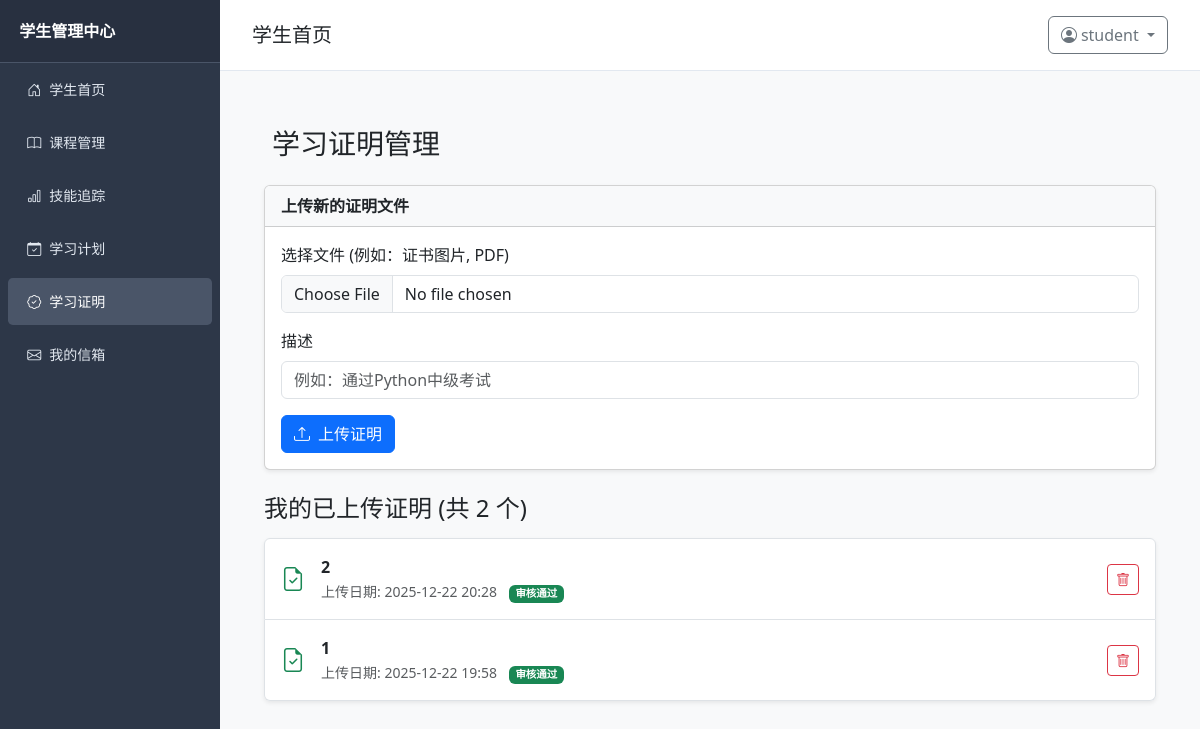
The app's page /student/certificates (signed in) with its own data.
### models.py (models this page shows, shortened)
class User(UserMixin, db.Model):
    __tablename__ = 'user'
    id = db.Column(db.Integer, primary_key=True)
    username = db.Column(db.String(50), unique=True, nullable=False)
    role = db.Column(db.SmallInteger, default=0)  # 0=学生, 1=教师, 2=管理员
    create_time = db.Column(db.DateTime, default=datetime.now)
    password_hash = db.Column(db.String(128))
    teacher_info = db.relationship('Teacher', backref='user', uselist=False, lazy=True, cascade="all, delete-orphan")

class Certificate(db.Model):
    __tablename__ = 'certificate'
    id = db.Column(db.Integer, primary_key=True)
    user_id = db.Column(db.Integer, db.ForeignKey('user.id'), nullable=False)
    description = db.Column(db.String(255))
    filename = db.Column(db.String(255), nullable=False)
    file_path = db.Column(db.String(255), nullable=False)
    upload_time = db.Column(db.DateTime, default=datetime.utcnow)
    status = db.Column(db.Integer, default=0, nullable=False)  # 0=待审核, 1=已通过, 2=未通过
    reviewer_id = db.Column(db.Integer, db.ForeignKey('user.id'), nullable=True)
    review_time = db.Column(db.DateTime, nullable=True)
    review_notes = db.Column(db.Text, nullable=True)
    user = db.relationship('User', foreign_keys=[user_id],
                           backref=db.backref('certificates', lazy=True, cascade="all, delete-orphan"))
    reviewer = db.relationship('User', foreign_keys=[reviewer_id],
                               backref=db.backref('reviewed_certificates', lazy=True))
    __table_args__ = {'extend_existing': True}

### routes/student.py (the view)
@student_bp.route('/student/certificates')
@login_required
def certificate_management():
    if current_user.role != 0:
        return redirect(url_for('admin.admin_index'))
    certificates = Certificate.query.filter_by(user_id=current_user.id).order_by(
        Certificate.upload_time.desc()).all() or []
    return render_template('student/certificate_management.html',
                           certificates=certificates)

### app.py (called while the page is built)
@login_manager.user_loader
def load_user(user_id):
    return User.query.get(int(user_id))

### templates/student/certificate_management.html (shortened to what this page needs)
{% extends 'base.html' %}
{% block content %}
<div class="container mt-4">
    <div class="row">
        <div class="col-12">
            <h3 class="mb-4">
                学习证明管理
            </h3>
            <div class="card shadow-sm mb-4">
                <div class="card-header bg-light fw-bold">
                    上传新的证明文件
                </div>
                <form action="{{ url_for('student.upload_certificate') }}" method="POST" enctype="multipart/form-data" class="card-body">
                    <div class="mb-3">
                        <label for="certFile" class="form-label">选择文件 (例如：证书图片, PDF)</label>
                        <input class="form-control" type="file" id="certFile" name="cert_file" required>
                    </div>
                    <div class="mb-3">
                        <label for="certDescription" class="form-label">描述</label>
                        <input type="text" class="form-control" id="certDescription" name="description" placeholder="例如：通过Python中级考试" required>
                    </div>
                    <button type="submit" class="btn btn-primary">
                        <i class="bi bi-upload me-2"></i>上传证明
                    </button>
                </form>
            </div>
            <h4 class="mb-3">我的已上传证明 (共 {{ certificates|length }} 个)</h4>
            {% if certificates %}
            <div class="list-group shadow-sm">
                {% for cert in certificates %}
                <div class="list-group-item d-flex justify-content-between align-items-center py-3">
                    <div class="d-flex align-items-center">
                        <div class="me-3">
                            <i class="bi bi-file-earmark-check text-success fs-4"></i>
                        </div>
                        <div>
                            <div class="fw-bold">{{ cert.description or '未命名证明' }}</div>
                            <small class="text-muted">
                                上传日期: {{ cert.upload_time.strftime('%Y-%m-%d %H:%M') }}
                                {% if cert.status == 0 %}
                                    <span class="badge bg-warning text-dark ms-2">待审核</span>
                                {% elif cert.status == 1 %}
                                    <span class="badge bg-success ms-2">审核通过</span>
                                {% elif cert.status == 2 %}
                                    <span class="badge bg-danger ms-2">已驳回</span>
                                {% endif %}
                            </small>
                        </div>
                    </div>
                    <form action="{{ url_for('student.delete_certificate', cert_id=cert.id) }}" method="POST" onsubmit="return confirm('确定要删除这条证明记录吗？此操作无法撤销。');">
                        <button type="submit" class="btn btn-outline-danger btn-sm" title="删除记录">
                            <i class="bi bi-trash"></i>
                        </button>
                    </form>
                </div>
                {% endfor %}
            </div>
            {% else %}
            <div class="alert alert-info border-0 shadow-sm" role="alert">
                <i class="bi bi-info-circle me-2"></i>您还没有上传任何学习证明。
            </div>
            {% endif %}
        </div>
    </div>
</div>
{% endblock %}

### templates/base.html (shortened to what this page needs)
<!DOCTYPE html>
<html lang="zh-CN">
<head>
    <link href="https://cdn.jsdelivr.net/npm/bootstrap@5.3.0/dist/css/bootstrap.min.css" rel="stylesheet">
    <link rel="stylesheet" href="https://cdn.jsdelivr.net/npm/bootstrap-icons@1.10.5/font/bootstrap-icons.min.css">
</head>
<body>
    {% if current_user.is_authenticated %}
        {% if current_user.role == 0 %}
        <div class="sidebar">
            <div class="sidebar-header">学生管理中心</div>
            <ul class="nav flex-column">
                <li class="nav-item">
                    <a class="nav-link {% if request.endpoint == 'student.student_index' %}active{% endif %}"
                        href="{{ url_for('student.student_index') }}">
                        <i class="bi bi-house-door me-2"></i>学生首页
                    </a>
                </li>
                <li class="nav-item">
                    <a class="nav-link {% if request.endpoint == 'student.course_management' %}active{% endif %}"
                        href="{{ url_for('student.course_management') }}">
                        <i class="bi bi-book me-2"></i>课程管理
                    </a>
                </li>
                <li class="nav-item">
                    <a class="nav-link {% if request.endpoint == 'student.skill_management' or request.endpoint == 'student.edit_skill' %}active{% endif %}"
                        href="{{ url_for('student.skill_management') }}">
                        <i class="bi bi-bar-chart me-2"></i>技能追踪
                    </a>
                </li>
                <li class="nav-item">
                    <a class="nav-link {% if request.endpoint == 'student.plan_management' or request.endpoint == 'student.edit_study_plan' %}active{% endif %}"
                            href="{{ url_for('student.plan_management') }}">
                            <i class="bi bi-calendar-check me-2"></i>学习计划
                    </a>
                </li>
                <li class="nav-item">
                    <a class="nav-link {% if request.endpoint == 'student.certificate_management' %}active{% endif %}"
                            href="{{ url_for('student.certificate_management') }}">
                            <i class="bi bi-patch-check me-2"></i>学习证明
                    </a>
                </li>
                <li class="nav-item">
                    <a class="nav-link {% if request.endpoint == 'student.mailbox_index' %}active{% endif %}"
                        href="{{ url_for('student.mailbox_index') }}">
                        <i class="bi bi-envelope me-2"></i>我的信箱
                    </a>
                </li>
                </ul>
        </div>
        {% endif %}
    {% endif %}
    <div class="content-wrapper {% if not current_user.is_authenticated %}full-width{% endif %}">
        <div class="content-header">
            <h5 class="mb-0">
                {% block content_title %}
                    {% if not current_user.is_authenticated %}
                        系统登录
                    {% elif current_user.role == 0 %}
                        学生首页
                    {% elif current_user.role == 1 %}
                        教师首页
                    {% elif current_user.role == 2 %}
                        管理后台
                    {% endif %}
                {% endblock %}
            </h5>
            {% if current_user.is_authenticated %}
            <div class="user-dropdown dropdown">
                <button class="btn btn-outline-secondary dropdown-toggle" type="button" data-bs-toggle="dropdown" aria-expanded="false">
                    <i class="bi bi-person-circle me-1"></i>{{ current_user.username }}
                </button>
            </div>
            {% endif %}
        </div>
        <div class="content-body">
            {% block content %}{% endblock %}
        </div>
    </div>
</body>
</html>

### templates/base.html (style rules this page uses)
body { display: flex; min-height: 100vh; margin: 0; background-color: #f8f9fa; }
.sidebar { width: 220px; background-color: #2d3748; color: white; flex-shrink: 0; transition: all 0.3s ease; }
.sidebar .sidebar-header { padding: 1.2rem; font-weight: bold; font-size: 16px; border-bottom: 1px solid #4a5568; background-color: #283040; }
.sidebar .nav-link { color: #e2e8f0; padding: 0.8rem 1.2rem; border-radius: 0.3rem; margin: 0.2rem 0.5rem; font-size: 14px; }
.sidebar .nav-link:hover, .sidebar .nav-link.active { background-color: #4a5568; color: white; }
.content-wrapper { flex-grow: 1; overflow-y: auto; }
.content-header { padding: 1rem 2rem; background-color: white; border-bottom: 1px solid #e2e8f0; display: flex; justify-content: space-between; align-items: center; }
.content-body { padding: 2rem; }

### records on screen
User: username "student"
Certificate: description "2", upload_time "2025-12-22 20:28", status "审核通过"
Certificate: description "1", upload_time "2025-12-22 19:58", status "审核通过"

### other values on screen
{{ certificates|length }} "2"
